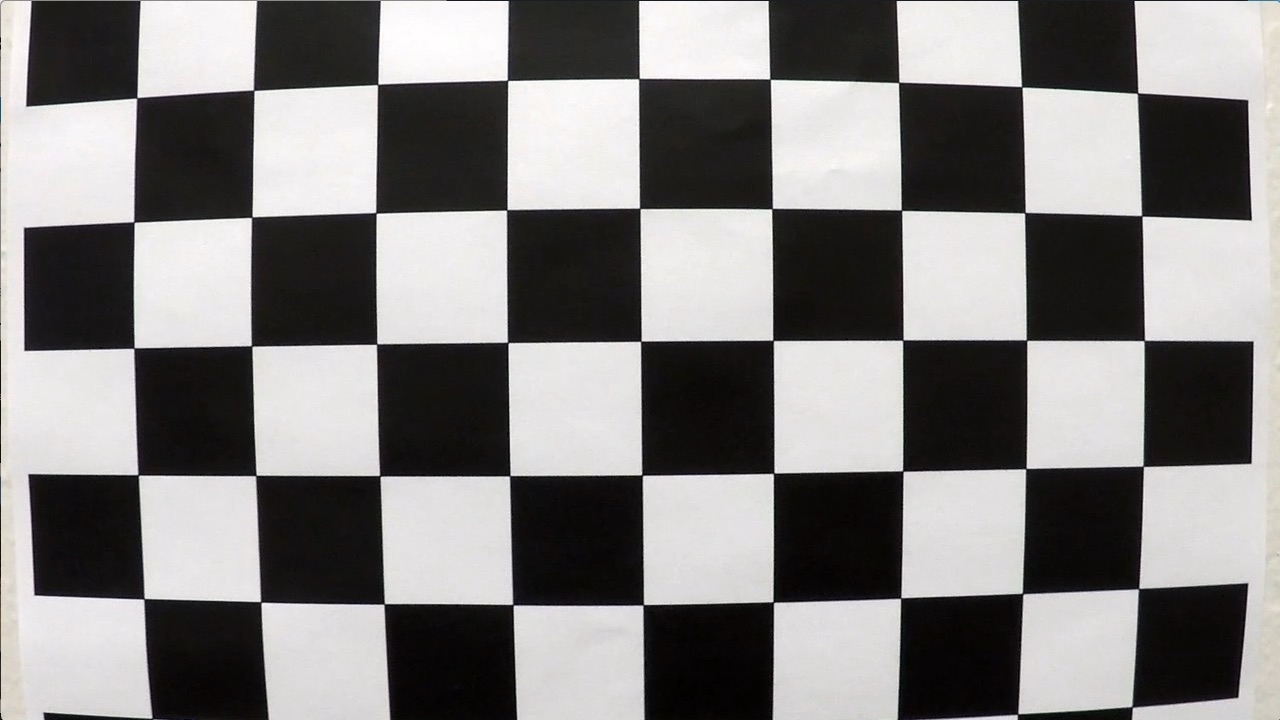
#> input picture P4/camera_cal/calibration1.jpg, 1280 x 720 px; its folder holds 4 pictures in this run
$ jupyter execute --allow-errors AdvancedLaneFinding.ipynb   (shell and % lines are left out)   (older library calls are emulated)
#> lines starting #> are read from the running program, lines starting #| are printed output that depends on the picture; after the words box and inside, x2 and y2 are one past the last pixel; in counts of white or black regions, pixels touching at a corner belong together
[cell 1]
import numpy as np
import cv2
import matplotlib.pyplot as plt
import matplotlib.image as mpimg
import glob
from itertools import groupby, islice, zip_longest, cycle, filterfalse

[cell 2]
def visualize(filename, a):
    fig, axes = plt.subplots(2,3,figsize=(24,12),subplot_kw={'xticks':[],'yticks':[]})
    fig.subplots_adjust(hspace=0.03, wspace=0.05)
    for p in zip(sum(axes.tolist(),[]), a):
        p[0].imshow(p[1],cmap='gray')
    plt.tight_layout()
#     fig.savefig(filename)
#     plt.close()

[cell 3]
def getDistortionCoefficients():

    images = glob.glob('./camera_cal/calibration*.jpg')

    objPoints = []
    imgPoints = []

    objP = np.zeros(((6*9),3), np.float32)
    objP[:,:2] = np.mgrid[0:9,0:6].T.reshape(-1,2)

    for image in images:
        img = mpimg.imread(image)
#> img is the input picture: shape (720, 1280, 3); mean R, G, B 130.1, 128.4, 127.8
        gray = cv2.cvtColor(img,cv2.COLOR_BGR2GRAY)
        ret, corners = cv2.findChessboardCorners(gray,(9,6),None)
#> ret = False; corners = None
        if ret == True:
            objPoints.append(objP)
            imgPoints.append(corners)
            img = cv2.drawChessboardCorners(img, (9,6), corners, ret)

    ret, mtx, dist, rvecs, tvecs = cv2.calibrateCamera(objPoints, imgPoints, gray.shape[::-1], None, None)

    return ret, mtx, dist, rvecs, tvecs

#> (a cell that did not finish here is left out)

[cell 5]
def pers_Trans(img):

    # Convert undistorted image to grayscale
    gray = cv2.cvtColor(img, cv2.COLOR_BGR2GRAY)

    img_size = (gray.shape[1], gray.shape[0])

    src = np.float32([[215,720],[600,450],[690,450],[1115,720]])

    dst = np.float32([[400,720],[400,0],[890,0],[890,720]])

    # Given src and dst points, calculate the perspective transform matrix
    M = cv2.getPerspectiveTransform(src, dst)

    Minv = cv2.getPerspectiveTransform(dst, src)
    # Warp the image using OpenCV warpPerspective()
    warped = cv2.warpPerspective(img, M, img_size, flags=cv2.INTER_NEAREST)

    # Return the resulting image and matrix
    return warped, M, Minv

[cell 6]
def mag_thresh(img, orient='x', sobel_kernel=3, thresh_min=0, thresh_max=255):
    # Convert to grayscale
    gray = cv2.cvtColor(img, cv2.COLOR_RGB2GRAY)
    # Apply x or y gradient with the OpenCV Sobel() function
    # and take the absolute value
    if orient == 'x':
        abs_sobel = np.absolute(cv2.Sobel(gray, cv2.CV_64F, 1, 0, ksize=sobel_kernel))
    if orient == 'y':
        abs_sobel = np.absolute(cv2.Sobel(gray, cv2.CV_64F, 0, 1, ksize=sobel_kernel))
    if orient == 'both':
        sobelx = cv2.Sobel(gray, cv2.CV_64F, 1, 0, ksize=sobel_kernel)
        sobely = cv2.Sobel(gray, cv2.CV_64F, 0, 1, ksize=sobel_kernel)
        abs_sobel = np.sqrt(sobelx**2 + sobely**2)

    # Rescale back to 8 bit integer
    scaled_sobel = np.uint8(255*abs_sobel/np.max(abs_sobel))
    # Create a copy and apply the threshold
    binary_output = np.zeros_like(scaled_sobel)
    # Here I'm using inclusive (>=, <=) thresholds, but exclusive is ok too
    binary_output[(scaled_sobel >= thresh_min) & (scaled_sobel <= thresh_max)] = 1

    # Return the result
    return binary_output

[cell 7]
def dir_threshold(img, sobel_kernel=3, thresh=(0, np.pi/2)):
    # Grayscale
    gray = cv2.cvtColor(img, cv2.COLOR_RGB2GRAY)
    # Calculate the x and y gradients
    sobelx = cv2.Sobel(gray, cv2.CV_64F, 1, 0, ksize=sobel_kernel)
    sobely = cv2.Sobel(gray, cv2.CV_64F, 0, 1, ksize=sobel_kernel)
    # Take the absolute value of the gradient direction,
    # apply a threshold, and create a binary image result
    absgraddir = np.arctan2(np.absolute(sobely), np.absolute(sobelx))
    binary_output =  np.zeros_like(absgraddir)
    binary_output[(absgraddir >= thresh[0]) & (absgraddir <= thresh[1])] = 1

    # Return the binary image
    return binary_output

[cell 8]
# [11 lines left out: function mag_dir_threshold, not called in this run]

### Magnitude Threshold

[cell 9]
image = mpimg.imread('./test_images/straight_lines1.jpg')
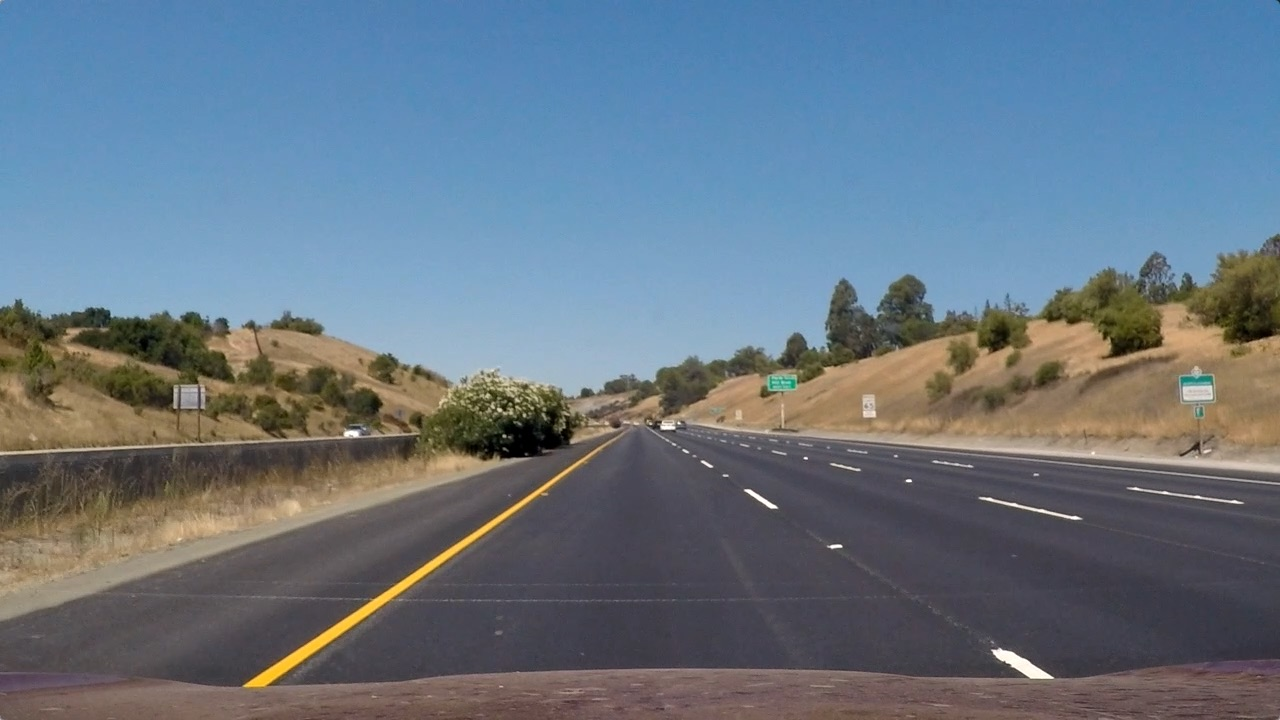
#> input picture P4/test_images/straight_lines1.jpg, 1280 x 720 px
#> image is the input picture: shape (720, 1280, 3); mean R, G, B 103.2, 117.7, 131.2
x_binary = mag_thresh(image, orient='x', sobel_kernel=31, thresh_min=20, thresh_max=100)
#> x_binary: shape (720, 1280); values 0 (black) and 1 (white), 8.7% white; 642 white regions (208 under 20 px), largest, box (x1, y1, x2, y2) and area: (239, 439, 618, 691) 6259, (525, 382, 596, 457) 2236, (202, 451, 532, 561) 1903
y_binary = mag_thresh(image, orient='y', sobel_kernel=31, thresh_min=20, thresh_max=100)
#> y_binary: shape (720, 1280); values 0 (black) and 1 (white), 13.9% white; 476 white regions (169 under 20 px), largest, box (x1, y1, x2, y2) and area: (0, 328, 833, 475) 22114, (73, 396, 1280, 694) 16817, (650, 378, 1280, 491) 12986
mag_binary = mag_thresh(image, orient='both', sobel_kernel=3, thresh_min=20, thresh_max=100)
#> mag_binary: shape (720, 1280); values 0 (black) and 1 (white), 8.6% white; 2385 white regions (2088 under 20 px), largest, box (x1, y1, x2, y2) and area: (0, 233, 1280, 689) 47120, (0, 458, 533, 622) 2180, (1022, 349, 1180, 384) 991

fig, axs = plt.subplots(2,2,figsize=(24,12),subplot_kw={'xticks':[],'yticks':[]})
fig.subplots_adjust(hspace=0.03, wspace=0.05)

axs[0,0].set_title('Original Image')
axs[0,0].imshow(image,cmap='gray')

axs[0,1].set_title('x binary')
axs[0,1].imshow(x_binary, cmap='gray')

axs[1,0].set_title('y binary')
axs[1,0].imshow(y_binary, cmap='gray')

axs[1,1].set_title('mag binary')
axs[1,1].imshow(mag_binary, cmap='gray')
plt.tight_layout()

### Direction Threshold

[cell 10]
image = mpimg.imread('./test_images/straight_lines1.jpg')
dir_binary = dir_threshold(image, sobel_kernel=11, thresh=(0.7, 1.3))
#> dir_binary: shape (720, 1280) float64; values 0 (black) and 1 (white), 40.4% white in thin lines or dots

#> (the rest of this cell did not finish here and is left out)

### Combined Magnitude and Direction Thresholding

[cell 11]
image = mpimg.imread('./test_images/straight_lines1.jpg')

x_binary = mag_thresh(image, orient='x', sobel_kernel=31, thresh_min=20, thresh_max=100)
dir_binary = dir_threshold(image, sobel_kernel=11, thresh=(0.7, 1.3))

# Combine the two binary thresholds
combined_binary = np.zeros_like(x_binary)
combined_binary[(x_binary == 1) & (dir_binary == 1)] = 1


#> (the rest of this cell did not finish here and is left out)

[cell 12]
# [10 lines left out: function mag_dir_thresh, not called in this run]

[cell 13]
def pipeline(image):
    return mag_dir_thresh(pers_Trans(undistort(image))[0])

#> (a cell that did not finish here is left out)

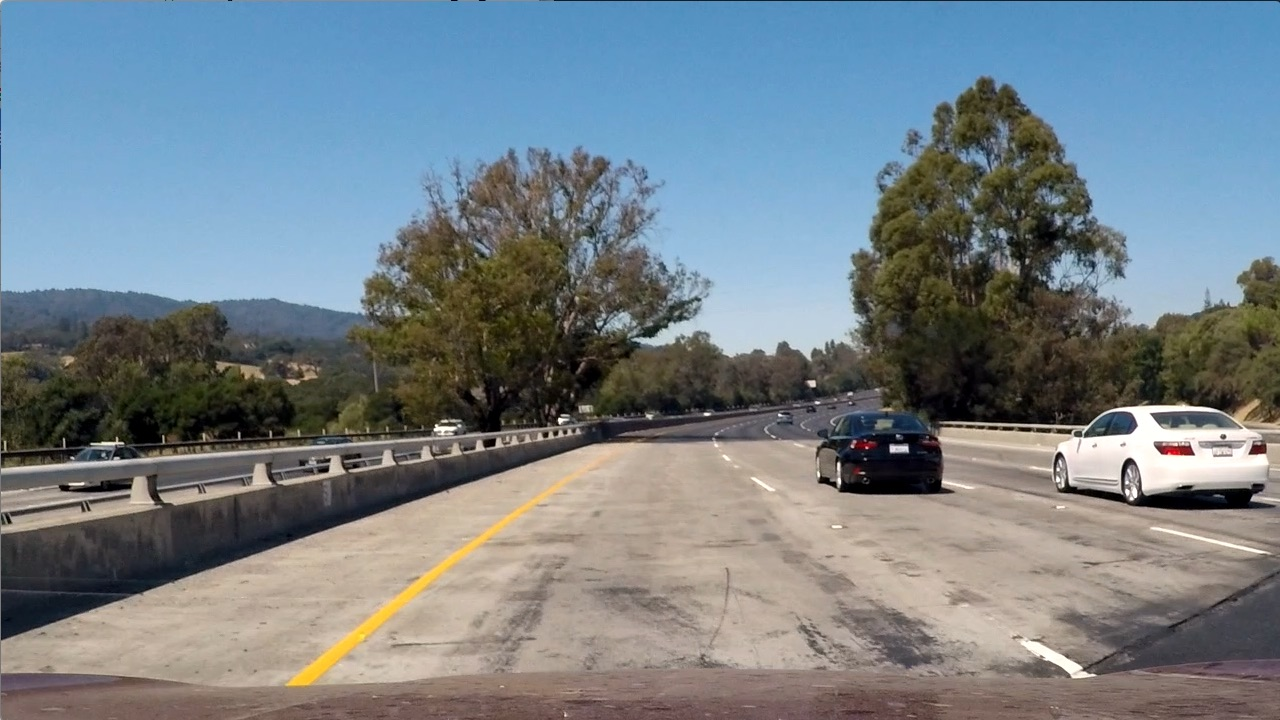
#> input picture P4/test_images/test1.jpg, 1280 x 720 px

### Masking

[cell 15]
image = mpimg.imread('./test_images/test1.jpg')
#> image is the input picture: shape (720, 1280, 3); mean R, G, B 117.5, 128.7, 135.5

#> (the rest of this cell did not finish here and is left out)

[cell 16]
# [23 lines left out: function region_of_interest, not called in this run]

#> (a cell that did not finish here is left out)

#> (a cell that did not finish here is left out)


### Colour Thresholding

[cell 19]
# [6 lines left out: function rgb_select, not called in this run]

[cell 20]
# [6 lines left out: function hls_select, not called in this run]

[cell 21]
# [4 lines left out: function threshold, not called in this run]

[cell 22]
def scale(img, factor=255.0):
    scale_factor = np.max(img)/factor
    return (img/scale_factor).astype(np.uint8)

[cell 23]
land = lambda *x: np.logical_and.reduce(x)
lor = lambda *x: np.logical_or.reduce(x)

[cell 24]
# [7 lines left out: function highlight, not called in this run]

[cell 25]
def pipeline2(image):
    return highlight(pers_Trans(undistort(image))[0])

#> (a cell that did not finish here is left out)

[cell 27]
image = mpimg.imread('./test_images/test6.jpg')
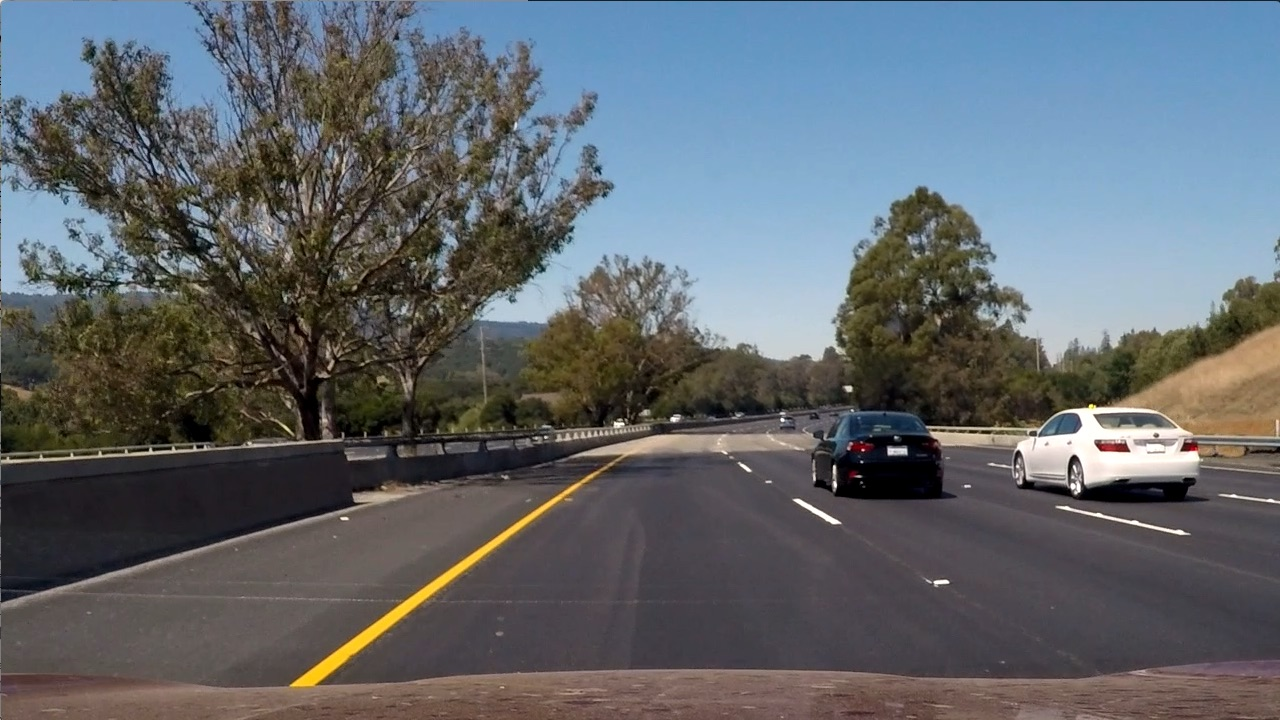
#> input picture P4/test_images/test6.jpg, 1280 x 720 px
#> image is the input picture: shape (720, 1280, 3); mean R, G, B 97, 102.6, 107.9

#> (the rest of this cell did not finish here and is left out)

#> (a cell that did not finish here is left out)

#> (a cell that did not finish here is left out)

[cell 30]
warped, M, Minv = pers_Trans(image)
#> in pers_Trans, `warped = cv2.warpPerspective(img, M, img_size, flags=cv2.INTER_NEAREST)`:
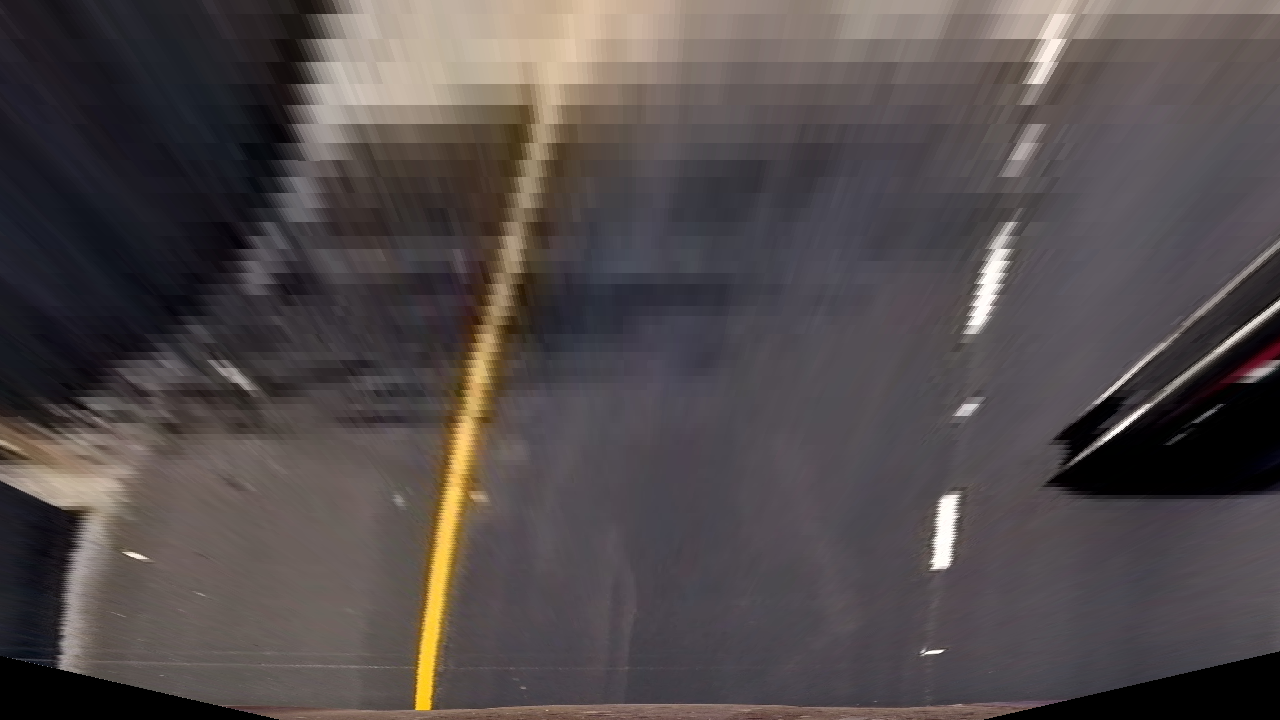
#> warped: shape (720, 1280, 3); mean R, G, B 82.1, 75, 75.3
#> M = [[-0.389, -1.51, 882.9], [4.08e-16, -1.9, 857.1], [-2.01e-19, -0.00238, 1]]; Minv = [[0.184, -0.803, 526.5], [1.6e-16, -0.525, 450], [2.14e-19, -0.00125, 1]]
